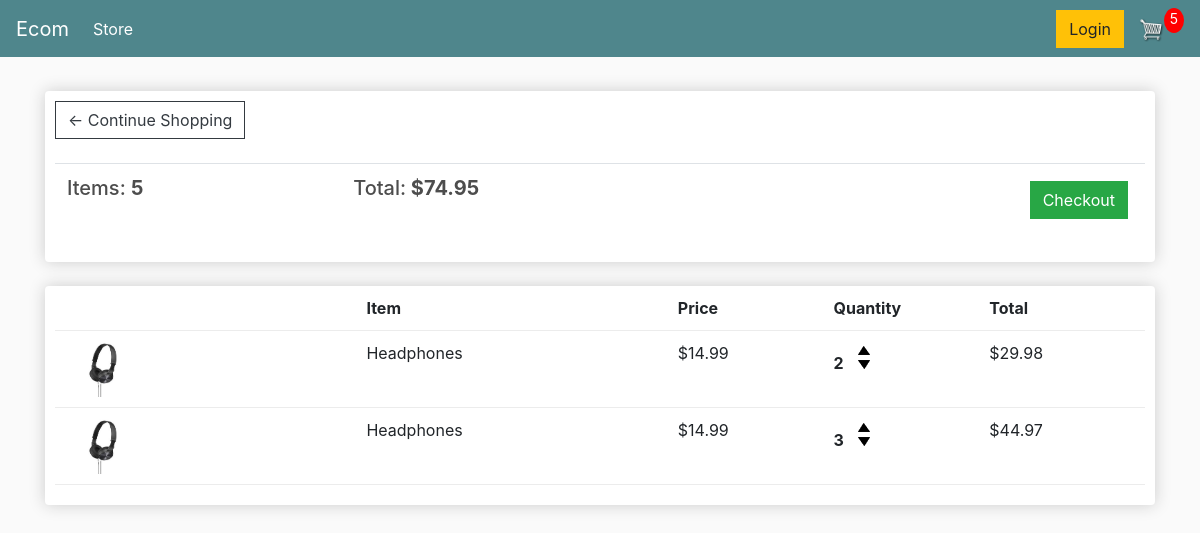
The app's page /cart/ (signed in) with its own data.
### store/models.py (models this page shows, shortened)
class Order(models.Model):
	customer = models.ForeignKey(Customer, on_delete=models.SET_NULL, null=True, blank=True)
	date_ordered = models.DateTimeField(auto_now_add=True)
	complete = models.BooleanField(default=False)
	transaction_id = models.CharField(max_length=100, null=True)
	@property
	def get_cart_total(self):
		orderitems = self.orderitem_set.all()
		total = sum([item.get_total for item in orderitems])
		return total
	@property
	def get_cart_items(self):
		orderitems = self.orderitem_set.all()
		total = sum([item.quantity for item in orderitems])
		return total

class OrderItem(models.Model):
	product = models.ForeignKey(Product, on_delete=models.SET_NULL, null=True)
	order = models.ForeignKey(Order, on_delete=models.SET_NULL, null=True)
	quantity = models.IntegerField(default=0, null=True, blank=True)
	date_added = models.DateTimeField(auto_now_add=True)
	@property
	def get_total(self):
		total = self.product.price * self.quantity
		return total

class Product(models.Model):
	name = models.CharField(max_length=200)
	price = models.FloatField()
	digital = models.BooleanField(default=False,null=True, blank=True)
	image = models.ImageField(null=True, blank=True)
	@property
	def imageURL(self):
		try:
			url = self.image.url
		except:
			url = ''
		return url

### store/views.py (the view)
# urls.py: path('cart/', views.cart, name="cart"),
def cart(request):
	if request.user.is_authenticated:
		customer = request.user.customer
		order, created = Order.objects.get_or_create(customer=customer, complete=False)
		items = order.orderitem_set.all()
		cartItems = order.get_cart_items
	else:
		items = []
		order = {'get_cart_total':0, 'get_cart_items':0, 'shipping':False}
		cartItems = order['get_cart_items']
	context = {'items':items, 'order':order, 'cartItems':cartItems}
	return render(request, 'store/cart.html', context)

### store/templates/store/cart.html
{% extends 'store/main.html' %}
{% load static %}
{% block content %}
	<div class="row">
		<div class="col-lg-12">
			<div class="box-element">
				<a  class="btn btn-outline-dark" href="{% url 'store' %}">&#x2190; Continue Shopping</a>
				<br>
				<br>
				<table class="table">
					<tr>
						<th><h5>Items: <strong>{{order.get_cart_items}}</strong></h5></th>
						<th><h5>Total:<strong> ${{order.get_cart_total|floatformat:2}}</strong></h5></th>
						<th>
							<a  style="float:right; margin:5px;" class="btn btn-success" href="{% url 'checkout' %}">Checkout</a>
						</th>
					</tr>
				</table>
			</div>
			<br>
			<div class="box-element">
				<div class="cart-row">
					<div style="flex:2"></div>
					<div style="flex:2"><strong>Item</strong></div>
					<div style="flex:1"><strong>Price</strong></div>
					<div style="flex:1"><strong>Quantity</strong></div>
					<div style="flex:1"><strong>Total</strong></div>
				</div>
				{% for item in items %}
				<div class="cart-row">
					<div style="flex:2"><img class="row-image" src="{{item.product.imageURL}}"></div>
					<div style="flex:2"><p>{{item.product.name}}</p></div>
					<div style="flex:1"><p>${{item.product.price|floatformat:2}}</p></div>
					<div style="flex:1">
						<p class="quantity">{{item.quantity}}</p>
						<div class="quantity">
							<img class="chg-quantity" src="{% static  'images/arrow-up.png' %}">
							<img class="chg-quantity" src="{% static  'images/arrow-down.png' %}">
						</div>
					</div>
					<div style="flex:1"><p>${{item.get_total|floatformat:2}}</p></div>
				</div>
				{% endfor %}
			</div>
		</div>
	</div>
{% endblock content %}

### store/templates/store/main.html (shortened to what this page needs)
<!DOCTYPE html>
{% load static %}
<html>
<head>
	<link rel="stylesheet" href="https://stackpath.bootstrapcdn.com/bootstrap/4.4.1/css/bootstrap.min.css">
	<link rel="stylesheet" type="text/css" href="{% static 'css/main.css' %}">
</head>
<body>
	<nav class="navbar navbar-expand-lg navbar-dark bg-dark">
	  <a class="navbar-brand" href="{% url 'store' %}">Ecom</a>
	  <div class="collapse navbar-collapse" id="navbarSupportedContent">
	    <ul class="navbar-nav mr-auto">
	      <li class="nav-item active">
	        <a class="nav-link" href="{% url 'store' %}">Store <span class="sr-only">(current)</span></a>
	      </li>
	    </ul>
	    <div class="form-inline my-2 my-lg-0">
	     	<a href="#"class="btn btn-warning">Login</a>
	     	<a href="{% url 'cart' %}">
	    		<img  id="cart-icon" src="{% static 'images/cart.png' %}">
	    	</a>
	    	<p id="cart-total">{{cartItems}}</p>
	    </div>
	  </div>
	</nav>
     <div class="container">
            <br>
            {% block content %}
            {% endblock content %}
         </div>
</body>
</html>

### static/css/main.css (style rules this page uses)
body { background-color: hsl(0, 0%, 98%); }
h1,h2,h3,h4,h5,h6 { color:hsl(0, 0%, 30%); }
.box-element { box-shadow:hsl(0, 0%, 80%) 0 0 16px; background-color: #fff; border-radius: 4px; padding: 10px; }
.bg-dark { background-color: #4f868c!important; }
#cart-icon { width:25px; display: inline-block; margin-left: 15px; }
#cart-total { display: block; text-align: center; color:#fff; background-color: red; width: 20px; height: 25px; border-radius: 50%; font-size: 14px; }
.col-lg-4, .col-lg-6, .col-lg-8, .col-lg-12 { margin-top: 10px; }
.btn { border-radius: 0; }
.row-image { width: 100px; }
.cart-row { display: flex; align-items: flex-stretch; padding-bottom: 10px; margin-bottom: 10px; border-bottom: 1px solid #ececec; }
.quantity { display: inline-block; font-weight: 700; padding-right:10px; }
.chg-quantity { width: 12px; cursor: pointer; display: block; margin-top: 5px; transition:.1s; }

### records on screen
Order: get_cart_items "5", get_cart_total "74.95"
OrderItem: product.imageURL (picture), product.name "Headphones", product.price "14.99", quantity "2", get_total "29.98"
OrderItem: product.imageURL (picture), product.name "Headphones", product.price "14.99", quantity "3", get_total "44.97"

### other values on screen
{{ cartItems }} "5"
